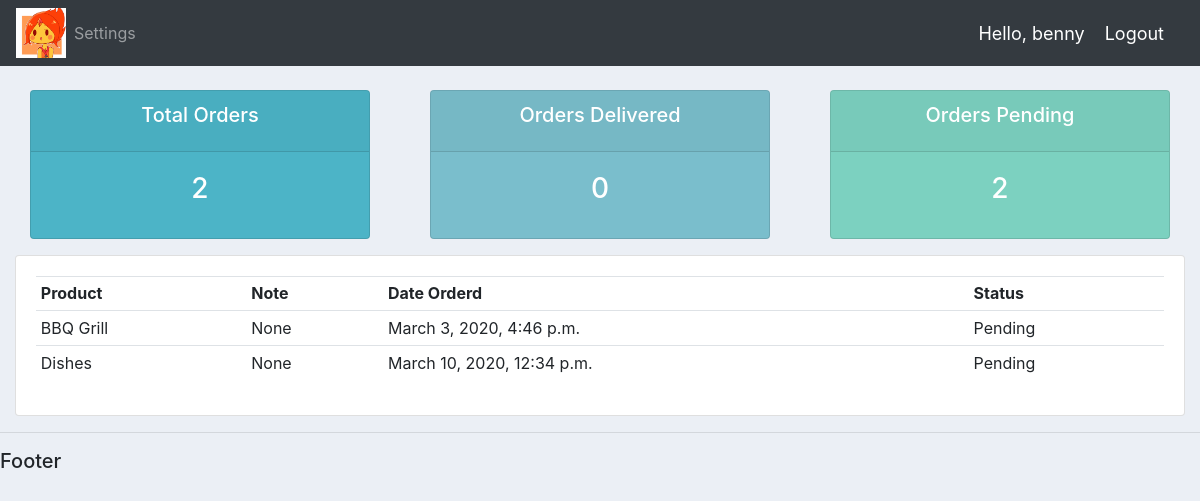
Page /user/ (signed in) on the committed database.
### accounts/models.py (models this page shows, shortened)
class Order(models.Model):
    STATUS = (
        ("Pending", "Pending"),
        ("Out of delivery", "Out of delivery"),
        ("Delivered", "Delivered"),
    )
    customer = models.ForeignKey(
        Customer, null=True, on_delete=models.SET_NULL
    )
    product = models.ForeignKey(Product, null=True, on_delete=models.SET_NULL)
    date_created = models.DateTimeField(auto_now_add=True, null=True)
    status = models.CharField(max_length=200, null=True, choices=STATUS)
    note = models.CharField(max_length=1000, null=True)

class Product(models.Model):
    CATEGORY = (("Indoor", "Indoor"), ("Outdoor", "Outdoor"))
    name = models.CharField(max_length=200, null=True)
    price = models.FloatField(null=True)
    category = models.CharField(max_length=200, null=True, choices=CATEGORY)
    description = models.CharField(max_length=200, null=True, blank=True)
    date_created = models.DateTimeField(auto_now_add=True, null=True)
    tags = models.ManyToManyField(Tag)

### accounts/decorators.py (the view)
        def wrapper_func(request, *args, **kwargs):
            group = None
            if request.user.groups.exists():
                group = request.user.groups.all()[0].name
            if group in allowed_roles:
                return view_func(request, *args, **kwargs)
            return HttpResponse("You are not authorized")

### accounts/views.py (called while the page is built)
@login_required(login_url="login")
@allowed_users(allowed_roles=["customer"])
def userPage(request):
    orders = request.user.customer.order_set.all()
    total_orders = orders.count()
    delivered = orders.filter(status="Delivered").count()
    pending = orders.filter(status="Pending").count()
    context = {
        "orders": orders,
        "total_orders": total_orders,
        "delivered": delivered,
        "pending": pending,
    }
    return render(request, "accounts/user.html", context)

### templates/accounts/user.html
{% extends 'base.html' %}
{% block content %}
{% include 'accounts/status.html' %}
<div class="row">
    <div class="col-md">
        <div class="card card-body">
            <table class="table table-sm">
                <tr>
                    <th>Product</th>
                    <th>Note</th>
                    <th>Date Orderd</th>
                    <th>Status</th>
                </tr>
                {% for order in orders %}
                    <tr>
                        <td>{{order.product.name}}</td>
                        <td>{{order.note}}</td>
                        <td>{{order.date_created}}</td>
                        <td>{{order.status}}</td>
                    </tr>
                {% endfor %}
            </table>
        </div>
    </div>
</div>
{% endblock content %}

### templates/partials/_navbar.html (shortened to what this page needs)
{% load static %}
<nav class="navbar navbar-expand-lg navbar-dark bg-dark">
    <a href="{% url 'home' %}">
        <img
            src="{% static 'images/logo.jpg' %}"
            alt="Logo"
            width="50"
            height="50"
        />
    </a>
    <div class="collapse navbar-collapse" id="navbarNavAltMarkup">
        <div class="navbar-nav">
            {% if request.user.is_staff %}
                <a class="nav-item nav-link" href="{% url 'products' %}">Products</a>
                <a href="admin/" class="nav-item nav-link">Admin Panel</a>
            {% else %}
                <a class="nav-item nav-link"href="{% url 'account' %}" class="nav-link">Settings</a>
            {% endif %}
        </div>
    </div>
    <span class="hello-msg">Hello, {{ request.user }}</span>
    <span><a class="hello-msg" href=" {% url 'logout' %}">Logout</a></span>
</nav>

### static/css/base.css (style rules this page uses)
body { background-color: #ebeff5; }

### templates/partials/_navbar.html (style rules this page uses)
.hello-msg { font-size: 18px; color: #fff; margin-right: 20px; }

### rows in the picture
Order: product.name "BBQ Grill", note "None", date_created "March 3, 2020, 4:46 p.m.", status "Pending"
Order: product.name "Dishes", note "None", date_created "March 10, 2020, 12:34 p.m.", status "Pending"

### other values in the picture
{{ request.user }} "benny"
{{ total_orders }} "2"
{{ delivered }} "0"
{{ pending }} "2"
